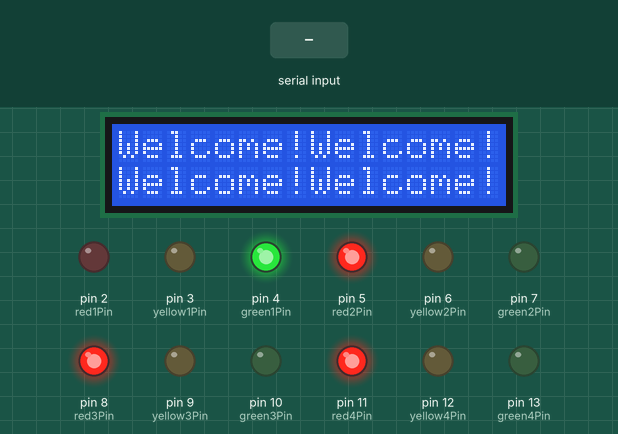
Simulated run of this sketch. Board: Arduino Uno, built with avr-gcc and run on an emulated ATmega328P. Shown: 16×2 character LCD, output pins drawn as LEDs (lit = HIGH). Dashed ring = blinking. The inputs (shaded band) are chosen by the test bench.

Above: at 1.2 s.
1.3 s: "1" received over Serial
At 1.7 s:
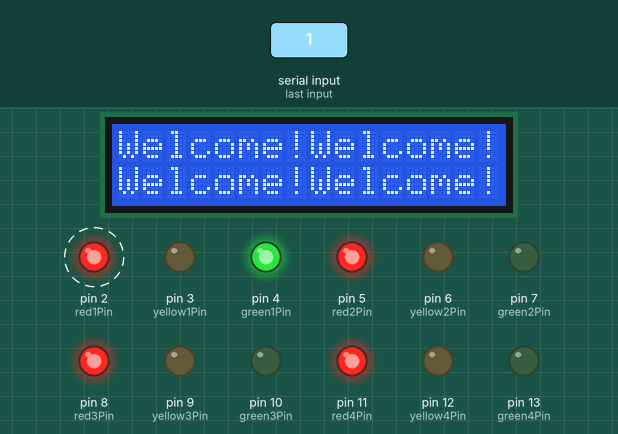
At 5.5 s:
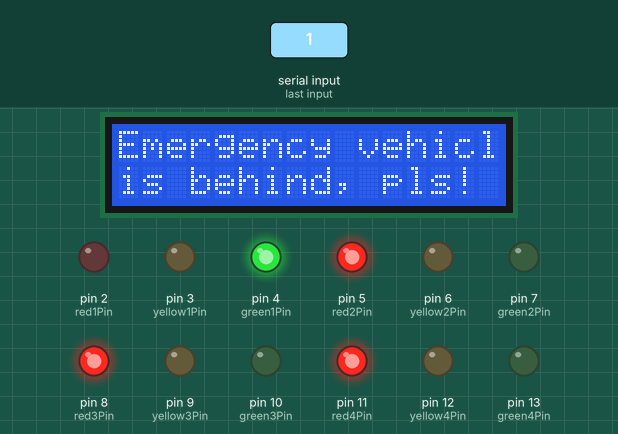
Timing chart, 0 to 30.8 s (numbered marks = the images above; inputs shaded):
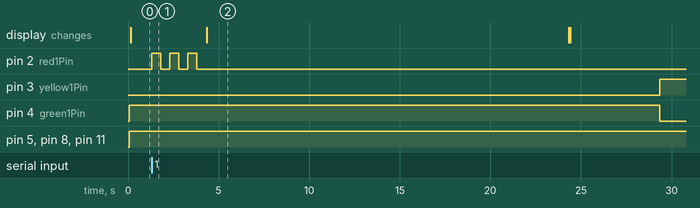

Measured:
- after the input at 1.3 s, pin 5 (red2Pin): stays HIGH (without the input it goes to LOW after 5.7 s); pin 6 (yellow2Pin): stays LOW (without the input it goes to HIGH after 10.7 s)
- by itself, pin 2 (red1Pin): alternates HIGH for 0.50 s and LOW for 0.50 s, 6 changes in all, then stays LOW

The sketch:

LCD_TRAFFIC.ino
```cpp
#include <Wire.h>
#include <LiquidCrystal_I2C.h>


LiquidCrystal_I2C lcd(0x27, 16, 2);


const int green1Pin = 4;
const int yellow1Pin = 3;
const int red1Pin = 2;
const int green2Pin = 7;
const int yellow2Pin = 6;
const int red2Pin = 5;
const int green3Pin = 10;
const int yellow3Pin = 9;
const int red3Pin = 8;
const int green4Pin = 13;
const int yellow4Pin = 12;
const int red4Pin = 11;

// Timing settings (in milliseconds)
const int greenDuration = 5000;   // Green light duration for normal operation
const int yellowDuration = 2000;  // Yellow light duration
const int redDuration = 5000;     // Red light duration
const int emergencyGreenDuration = 20000; // Green light duration for emergency
const int blinkDuration = 500; // Blink duration for red LED
const int blinkCount = 3; // Number of blinks

// Variables to track the current state and timing
unsigned long previousMillis = 0;
int currentStep = 0;
bool emergencyActive = false;

void setup() {
  // Initialize LCD
  lcd.begin(16, 2);
  lcd.backlight(); // Turn on the backlight

  // Initialize pins as outputs
  pinMode(green1Pin, OUTPUT);
  pinMode(yellow1Pin, OUTPUT);
  pinMode(red1Pin, OUTPUT);
  pinMode(green2Pin, OUTPUT);
  pinMode(yellow2Pin, OUTPUT);
  pinMode(red2Pin, OUTPUT);
  pinMode(green3Pin, OUTPUT);
  pinMode(yellow3Pin, OUTPUT);
  pinMode(red3Pin, OUTPUT);
  pinMode(green4Pin, OUTPUT);
  pinMode(yellow4Pin, OUTPUT);
  pinMode(red4Pin, OUTPUT);

  Serial.begin(9600); // Start serial communication
  lcd.clear();
  lcd.print("Welcome!");
}

void loop() {
  if (Serial.available() > 0) {
    char input = Serial.read(); // Read the input character
    if (input == '1') { // If '1' is received, trigger emergency
      emergencyActive = true;
    }
  }

  if (emergencyActive) {
    emergencyVehicleProcedure();
  } else {
    normalTrafficLightCycle();
  }
}

void emergencyVehicleProcedure() {
  emergencyActive = false;

  // Blink red LED for lane 1 three times
  for (int i = 0; i < blinkCount; i++) {
    digitalWrite(red1Pin, HIGH); // Turn on red LED
    delay(blinkDuration);
    digitalWrite(red1Pin, LOW); // Turn off red LED
    delay(blinkDuration);
  }

  // Set Lane 1 to Green and turn off others
  digitalWrite(green1Pin, HIGH);
  digitalWrite(red2Pin, HIGH);
  digitalWrite(red3Pin, HIGH);
  digitalWrite(red4Pin, HIGH);
  digitalWrite(yellow1Pin, LOW);
  digitalWrite(yellow2Pin, LOW);
  digitalWrite(yellow3Pin, LOW);
  digitalWrite(yellow4Pin, LOW);

  digitalWrite(green2Pin, LOW);
  digitalWrite(green3Pin, LOW);
  digitalWrite(green4Pin, LOW);


  // Display emergency message
  lcd.clear();
  lcd.print("Emergency vehicle");
  lcd.setCursor(0, 1);
  lcd.print("is behind, pls!");

  // Emergency vehicle has priority for 20 seconds
  delay(emergencyGreenDuration);
  lcd.clear();

  // Return to normal operation
  previousMillis = millis(); // Reset timing for normal operation
  currentStep = 0;
}

void normalTrafficLightCycle() {

  lcd.print("Welcome!");
  unsigned long currentMillis = millis();

  switch (currentStep) {
    case 0:
      // Direction 1: Green, Direction 2: Red
      digitalWrite(green1Pin, HIGH);
      digitalWrite(red1Pin, LOW);
      digitalWrite(green2Pin, LOW);
      digitalWrite(red2Pin, HIGH);
      digitalWrite(red3Pin, HIGH);
      digitalWrite(red4Pin, HIGH);
      if (currentMillis - previousMillis >= greenDuration) {
        previousMillis = currentMillis;
        currentStep++;
      }
      break;

    case 1:
      // Direction 1: Yellow
      digitalWrite(green1Pin, LOW);
      digitalWrite(yellow1Pin, HIGH);
      if (currentMillis - previousMillis >= yellowDuration) {
        previousMillis = currentMillis;
        digitalWrite(yellow1Pin, LOW);
        currentStep++;
      }
      break;

    case 2:
      // Direction 2: Green, Direction 1: Red
      digitalWrite(green2Pin, HIGH);
      digitalWrite(red2Pin, LOW);
      digitalWrite(green1Pin, LOW);
      digitalWrite(red1Pin, HIGH);
      if (currentMillis - previousMillis >= greenDuration) {
        previousMillis = currentMillis;
        currentStep++;
      }
      break;

    case 3:
      // Direction 2: Yellow
      digitalWrite(green2Pin, LOW);
      digitalWrite(yellow2Pin, HIGH);
      if (currentMillis - previousMillis >= yellowDuration) {
        previousMillis = currentMillis;
        digitalWrite(yellow2Pin, LOW);
        currentStep++;
      }
      break;

    case 4:
      // Direction 3: Green
      digitalWrite(green3Pin, HIGH);
      digitalWrite(red3Pin, LOW);
      digitalWrite(red2Pin, HIGH);
      if (currentMillis - previousMillis >= greenDuration) {
        previousMillis = currentMillis;
        currentStep++;
      }
      break;

    case 5:
      // Direction 3: Yellow
      digitalWrite(green3Pin, LOW);
      digitalWrite(yellow3Pin, HIGH);
      if (currentMillis - previousMillis >= yellowDuration) {
        previousMillis = currentMillis;
        digitalWrite(yellow3Pin, LOW);
        currentStep++;
      }
      break;

    case 6:
      // Direction 4: Green
      digitalWrite(green4Pin, HIGH);
      digitalWrite(red4Pin, LOW);
      digitalWrite(red3Pin, HIGH);
      if (currentMillis - previousMillis >= greenDuration) {
        previousMillis = currentMillis;
        currentStep++;
      }
      break;

    case 7:
      // Direction 4: Yellow
      digitalWrite(green4Pin, LOW);
      digitalWrite(yellow4Pin, HIGH);
      if (currentMillis - previousMillis >= yellowDuration) {
        previousMillis = currentMillis;
        digitalWrite(yellow4Pin, LOW);
        currentStep = 0; // Cycle back to the first step
      }
      break;
  }
}
```
